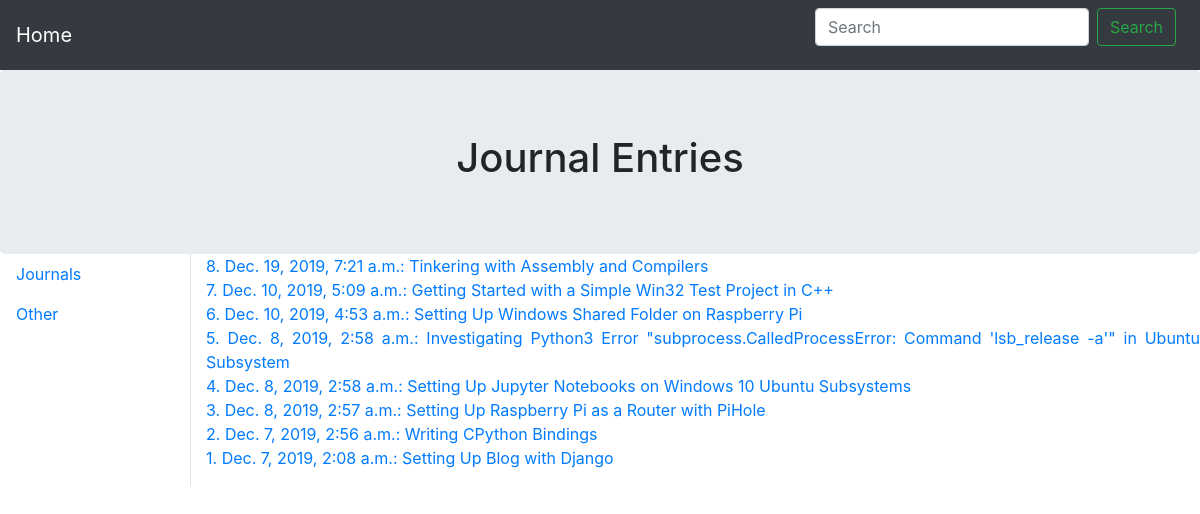
/daily/, run on an earlier commit of the app's database.
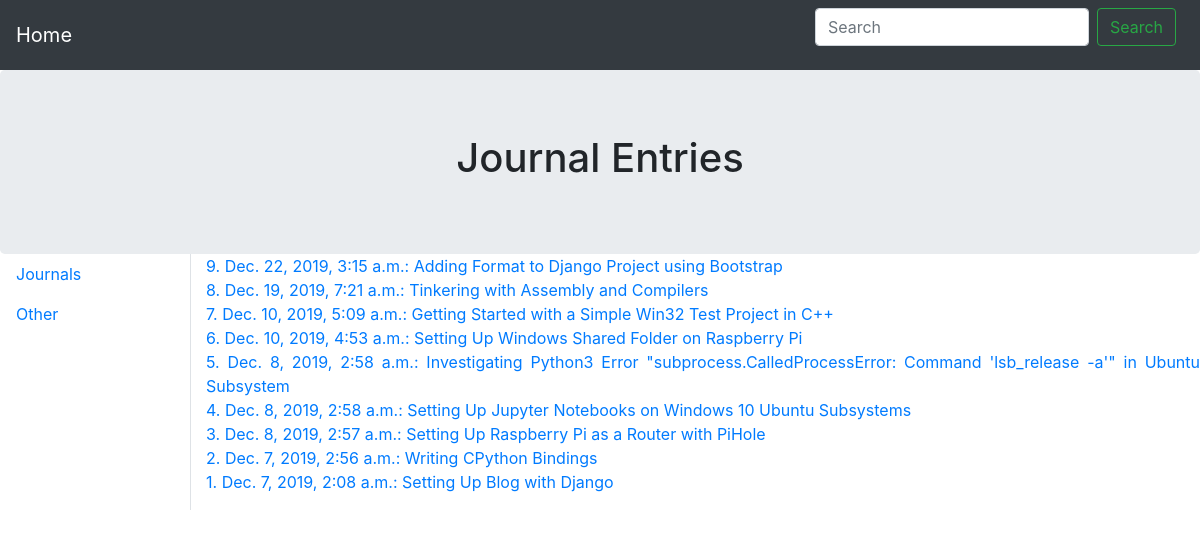
And on a later commit of the database.
### daily/models.py (models this page shows)
class Journal(models.Model):
	title = models.CharField(max_length=200)
	date = models.DateTimeField('date published')

### daily/views.py (the view)
# urls.py: path('', views.index, name='index'),
def index(request):
    entries = Journal.objects.order_by('-date')
    return render(request, 'daily/index.html', {'entries':entries})

### daily/templates/daily/index.html
{% extends "generic.html" %}
{% block header %}
Journal Entries
{% endblock %}
{% block content %}
{% for entry in entries %}
    {% with forloop.revcounter|stringformat:"i" as i %}
    <a href={{ "entry_"|add:i }}>{{ forloop.revcounter }}. {{ entry.date }}: {{ entry.title }}<br /></a>
    {% endwith %}
{% endfor %}
{% endblock %}

### daily/templates/generic.html (shortened to what this page needs)
<DOCTYPE html>
<html lang="en">
<head>
  <link rel="stylesheet" href="https://stackpath.bootstrapcdn.com/bootstrap/4.4.1/css/bootstrap.min.css">
</head>
<body>
	<nav class="navbar bg-dark">
		<a class="navbar-brand" style="color:white;" href="/">Home</a>
		<form class="form-inline">
			<input class="form-control" type="search" placeholder="Search">
			<button class="btn btn-outline-success mx-2" type="submit">Search</button>
		</form>
	</nav>
	<div class="jumbotron" style="margin:0;">
		<h1 style="text-align:center;">{% block header %}My Blog{% endblock %}</h1>
	</div>
	<div class="contianer-fluid" style="margin:0;">
		<div class="row">
			<div class="col-2" data-spy="scroll" data-offset="0">
				<a class="nav-link" href="/daily">Journals</a>
    			<a class="nav-link" href="/daily">Other</a>
			</div>
			<div class="col-10 border-left">
				<p class="text-justify">{% block content %}{% endblock %}</p>
			</div>
		</div>
	</div>
</body>
</html>

What changed in the data, as far as the page shows it:
added Journal: date "Dec. 22, 2019, 3:15 a.m.", title "Adding Format to Django Project using Bootstrap"
